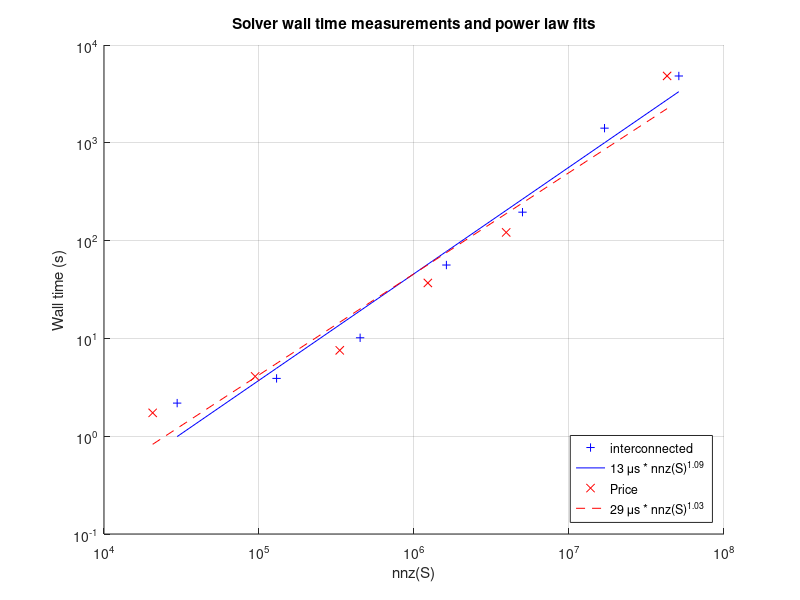
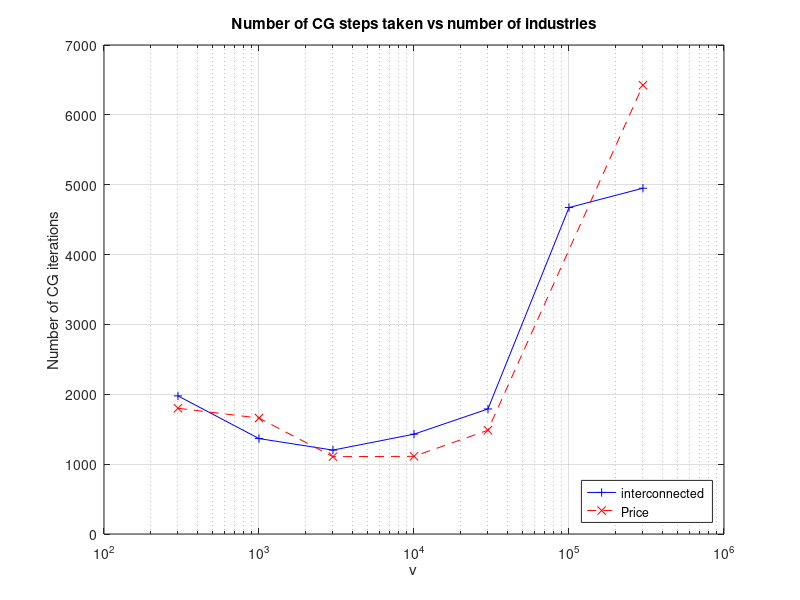
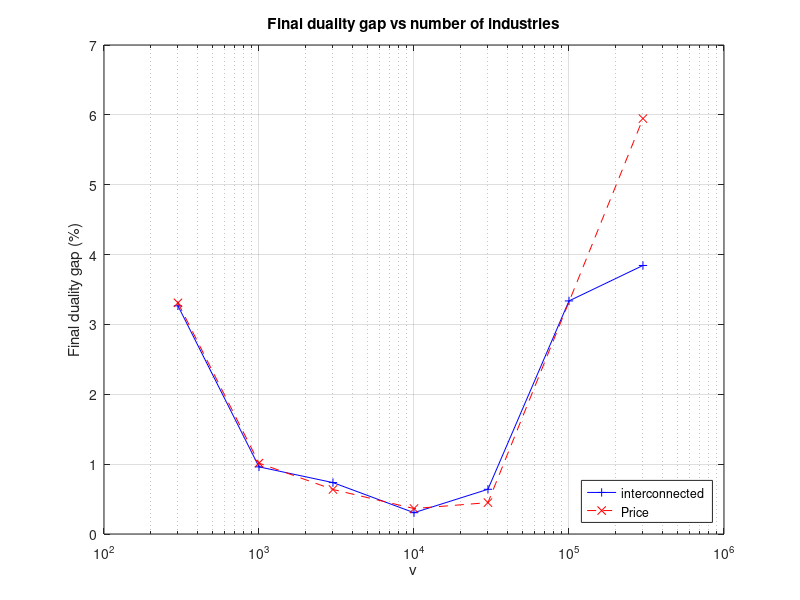

MATLAB code to generate these figures, in order:
%    power_law
%    Copyright (C) 2023  Tomas Härdin
%
%    This program is free software: you can redistribute it and/or modify
%    it under the terms of the GNU Affero General Public License as
%    published by the Free Software Foundation, either version 3 of the
%    License, or (at your option) any later version.
%
%    This program is distributed in the hope that it will be useful,
%    but WITHOUT ANY WARRANTY; without even the implied warranty of
%    MERCHANTABILITY or FITNESS FOR A PARTICULAR PURPOSE.  See the
%    GNU Affero General Public License for more details.
%
%    You should have received a copy of the GNU Affero General Public License
%    along with this program.  If not, see <https://www.gnu.org/licenses/>.
d1 = csvread('herrman-results/all.csv');
d2 = csvread('herrman-results-price/all.csv');
n1 = csvread('nnz.csv');
n2 = csvread('price-nnz.csv');
r1 = 2:8;
r2 = [2,3,4,5,6,8];
v1 = d1(r1,1);
v2 = d2(r2,1);
d1(:,1) = n1(:,2);
d2(:,1) = n2(:,2);
d1 = d1(r1,:);
d2 = d2(r2,:);
c1 = [ones(size(d1,1),1),log(d1(:,1))] \ log(d1(:,2));
c2 = [ones(size(d2,1),1),log(d2(:,1))] \ log(d2(:,2));
%k = c(1);
%m = c(2);
%s = diff(log(d(:,1:2)));
%mk = max(s(:,2)./s(:,1));

%graphics_toolkit('gnuplot')

close all
figure(1)
hold on
grid on
loglog(d1(:,1),d1(:,2),'+b')
loglog(d1(:,1),exp(c1(1)+c1(2)*log(d1(:,1))),'-b')
loglog(d2(:,1),d2(:,2),'xr')
loglog(d2(:,1),exp(c2(1)+c2(2)*log(d2(:,1))),'--r')
legend('interconnected',sprintf('%.0f \\mu{}s * nnz(S)^{%.2f}', exp(c1(1))*1e6, c1(2)),'Price',sprintf('%.f \\mu{}s * nnz(S)^{%.2f}', exp(c2(1))*1e6, c2(2)),'location','southeast')
xlabel('nnz(S)')
ylabel('Wall time (s)')
title('Solver wall time measurements and power law fits')
print('results-fit.png')

figure(2)
semilogx(v1, d1(:,3), '-+b', v2, d2(:,3), '--xr')
grid on
axis([1e2,1e6,0,7000]);
legend('interconnected', 'Price','location','southeast')
xlabel('v')
ylabel('Number of CG iterations')
title('Number of CG steps taken vs number of industries')
print('results-steps.png')

figure(3)
semilogx(v1, 100*d1(:,5)./d1(:,4) - 100, '-+b', v2, 100*d2(:,5)./d2(:,4) - 100, '--xr')
grid on
axis([1e2,1e6,0,7]);
legend('interconnected', 'Price','location','southeast')
xlabel('v')
ylabel('Final duality gap (%)')
title('Final duality gap vs number of industries')
print('results-gap.png')

